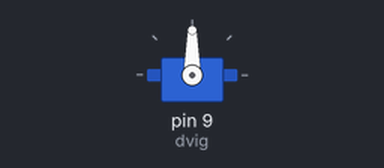
Simulated run of this sketch. Board: Arduino Uno, built with avr-gcc and run on an emulated ATmega328P. Shown: servo.

Above: at 0.05 s.
At 0.75 s:
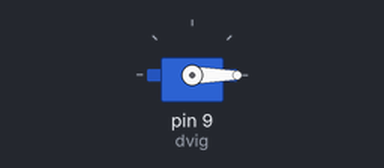
At 1.5 s:
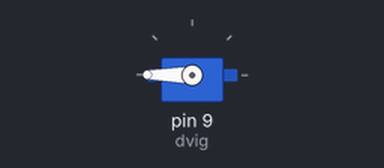
Timing chart, 0 to 3.5 s (numbered marks = the images above):
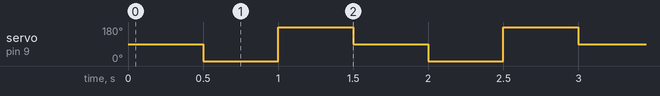

Measured:
- by itself, servo on pin 9 (dvig): repeats every 1.5 s: 180° 0.50 s, 90° 0.50 s, 0° 0.50 s

The sketch:

YPOK_3_1.ino
```cpp
// Урок 3 схема 1
#include <Servo.h>
Servo dvig;
void setup()
{
  dvig.attach(9);
}
void loop()
{
  dvig.write(90);
/* вал сервопривода устанавливается
в среднее положение*/
  delay(500);
  dvig.write(0);
/* вал сервопривода устанавливается
в крайнее левое положение*/
  delay(500);
  dvig.write(180);
/*вал сервопривода устанавливается
в крайнее правое положение*/
  delay(500);
}
```
